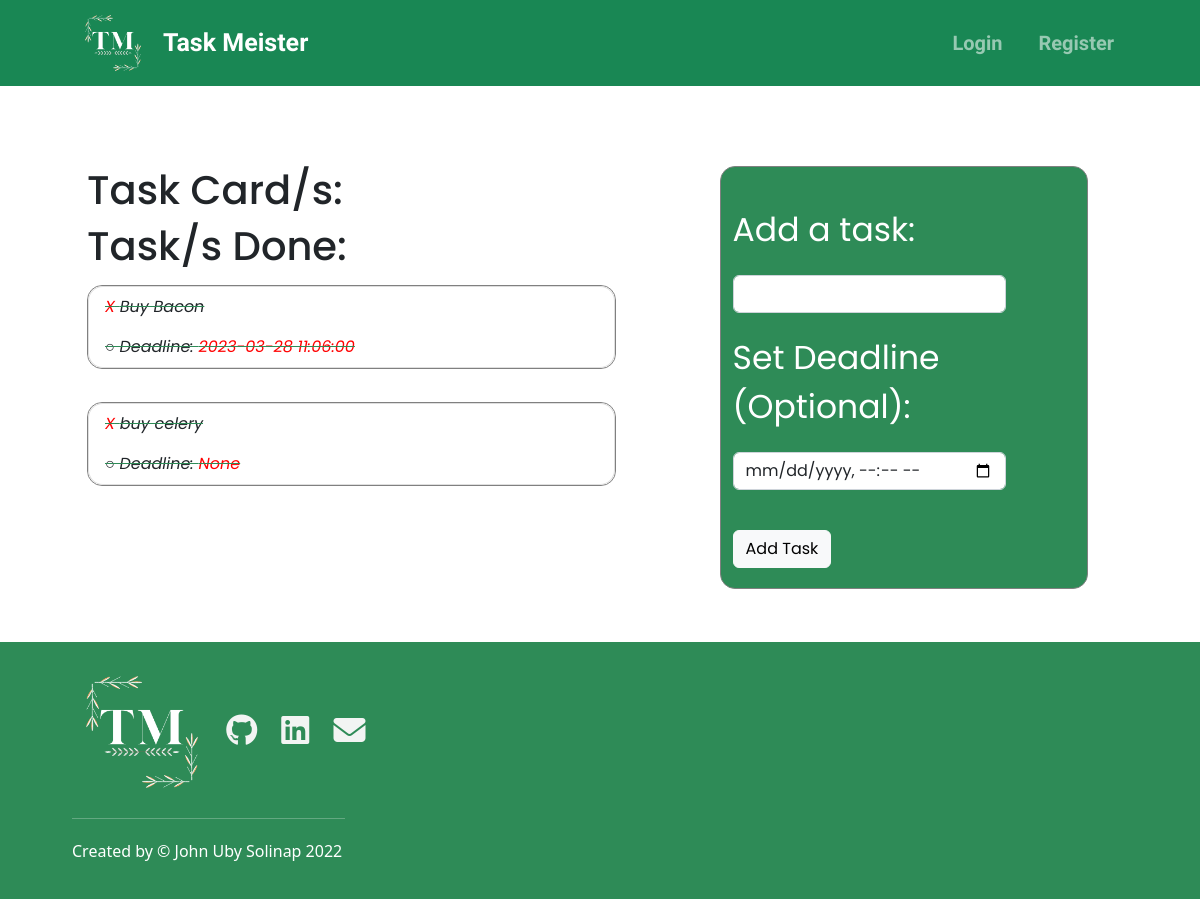
The app's page /tasks/1/1/, older data.
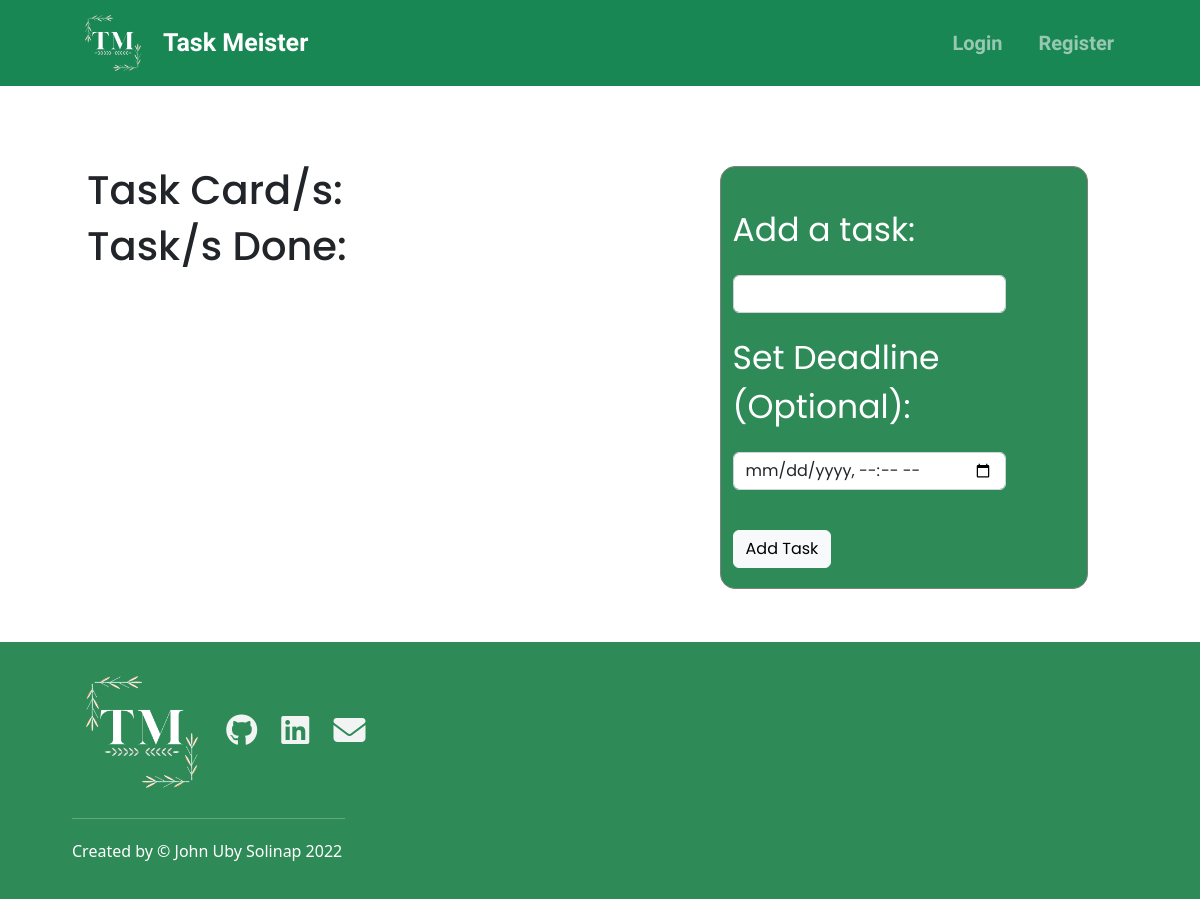
The same page, newer data.
### main.py (models this page shows)
class TaskDone(db.Model):
    __tablename__ = "finished"
    id = db.Column(db.Integer, primary_key=True)
    task = db.Column(db.String(100), nullable=False)
    end_date = db.Column(db.String(100))
    task_list_id = db.Column(db.Integer, db.ForeignKey("task-lists.id"))
    task_list_data = relationship("TaskList", back_populates="done_task")

### main.py (the view, shortened to what this page needs)
@app.route('/tasks/<int:index>/<taskname>/', methods=["GET", "POST"])
def add_task(index, taskname):
    form = TaskForm()
    selected_task = TaskList.query.get(index)
    tasks = db.session.query(Task).filter(Task.task_list_id == index)
    finished_tasks = db.session.query(TaskDone).filter(TaskDone.task_list_id == index)
    return render_template("task.html", form=form, current_user=current_user, task=selected_task, tasks=tasks, finished=finished_tasks)

### forms.py
class TaskForm(FlaskForm):
    task = StringField("Add a task:", validators=[DataRequired()])
    end_date = DateTimeLocalField("Set Deadline (Optional):", format='%Y-%m-%dT%H:%M', validators=[Optional()])
    submit = SubmitField("Add Task")

### templates/task.html (shortened to what this page needs)
<!DOCTYPE html>
<html lang="en">
<head>
  {% include "header.html" %}
  {% import "bootstrap/wtf.html" as wtf %}
</head>
<body>
    <section class="main-section" id="add-task">
      <div class="container">
        <div class="row">
          <div class="task-list col-lg-6">
              <h1>Task Card/s:</h1>
              <h1>Task/s Done:</h1>
              {% for finished_task in finished %}
              <ul class="list-group finished-task">
                  <li class="list-group-item single-task border-bottom-0"><a href="{{ url_for('delete_task', task_index=finished_task.task_list_id, delete_index=finished_task.id) }}" class="remove-task"> X</a> {{ finished_task.task }}</li>
                  <li class="list-group-item single-task">○ Deadline: <span class="deadline">{{ finished_task.end_date }}</span></li>
              </ul>
              <hr class="hidden">
              {% endfor %}
          </div>
          <div class="mx-auto at-form form-inputs col-lg-4">
           {{ wtf.quick_form(form, novalidate=True, button_map={"submit": "light"}) }}
          </div>
        </div>
      </div>
    </section>
{% include "footer.html" %}

Row changes from the older to the newer data that the page shows:
removed TaskDone: task "Buy Bacon", end_date "2023-03-28 11:06:00"
removed TaskDone: task "buy celery", end_date "None"
